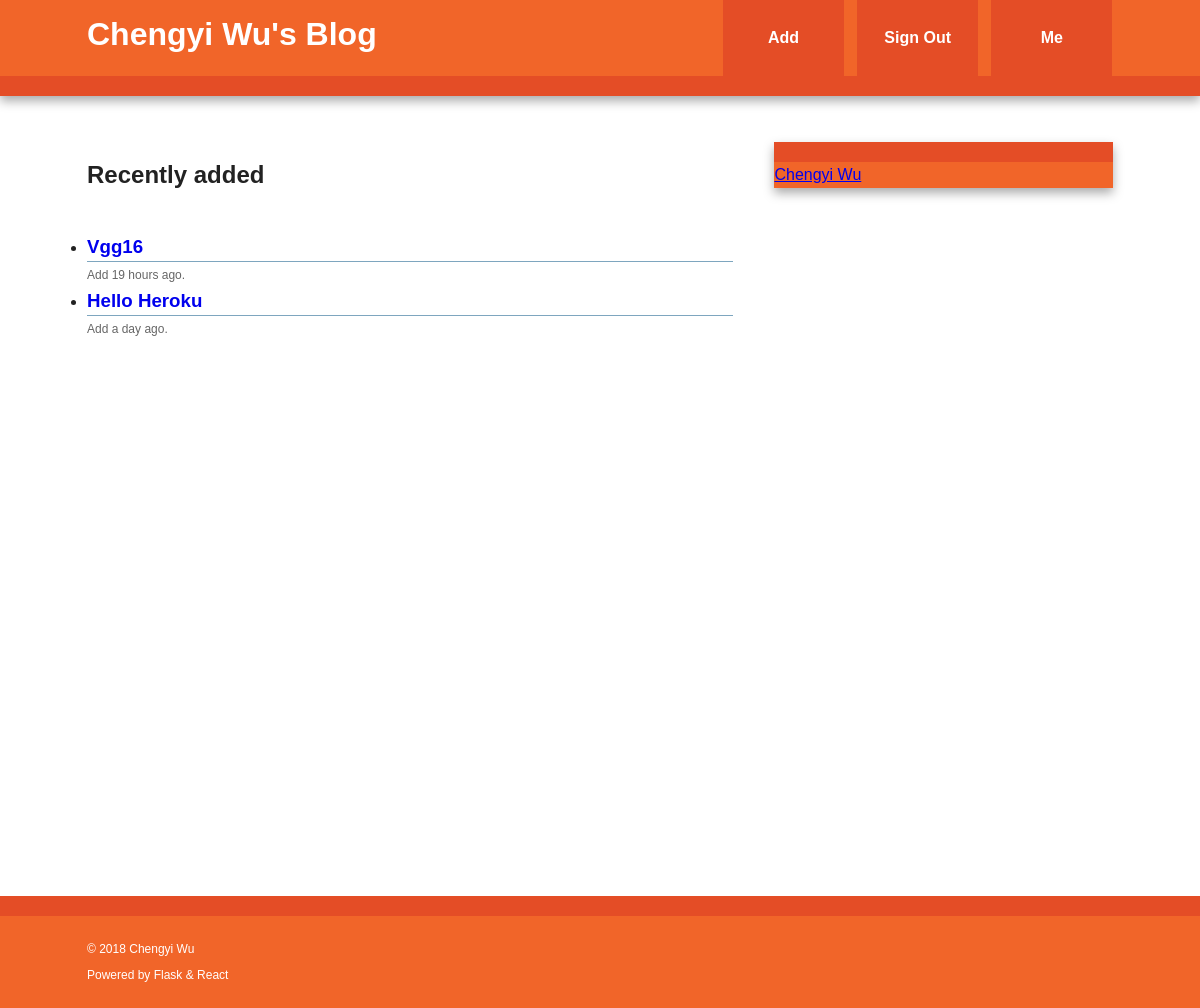
The app's page /index (signed in) with its own data.
### blog/models.py (models this page shows, shortened)
class BlogPost(db.Model):
    id = db.Column(db.Integer, primary_key=True)
    date = db.Column(db.DateTime, default=datetime.utcnow)
    title = db.Column(db.String(256), nullable=False)
    body = db.Column(db.Text, nullable=False)
    user_id = db.Column(db.Integer, db.ForeignKey('user.id'), nullable=False)
    @staticmethod
    def newest(num):
        return BlogPost.query.order_by(desc(BlogPost.date)).limit(num)

### blog/main/views.py (the view)
@main.route('/')
@main.route('/index')
def index():
    return render_template('index.html', new_blogposts=BlogPost.newest(3), blog_title="Chengyi's Blog")

### blog/api/views.py (called while the page is built)
@login_manager.user_loader
def load_user(userid):
    return User.query.get(int(userid))

### blog/templates/index.html (shortened to what this page needs)
{% extends "base.html" %}
{% block content %}
    <article>
            <section>
                <h2>Recently added</h2>
                {% if new_blogposts.count() > 0 %}
                    {% with blogposts = new_blogposts %}
                        {% include "blog_list.html" %}
                    {% endwith %}
                {% else %}
                    No blogs have been posted yet
                {% endif %}
            </section>
        </article>
{% endblock %}

### blog/templates/blog_list.html
<ul class="blogposts">
    {% for blogpost in blogposts %}
        <li>
            <a class="header" href="/posts/{{ blogpost.id }}">
                <h3 class="blogtitle">
                    {{ blogpost.title|truncate(32, killwords=True) }}
                </h3>
            </a>
            <div class="blogbody">
            </div>
            <div class="info">
                Add {{ moment(blogpost.date).fromNow() }}.
            </div>
        </li>
    {% endfor %}
</ul>

### blog/static/css/main.css (style rules this page uses)
html { color: #222; font-size: 1em; line-height: 1.4; }
body { font: 16px/26px Georgia, Helvetica, Helvetica Neue, Arial; }
.blogposts { display: inline; }
.blogposts a { text-decoration: none; }
.blogtitle { display: inline; list-style: none none; padding-left: 0; }
div.blogbody { color: #666666; border-top: 1px solid #7EA6BF; display: block; }
div.info { font-size: .75em; color: #666666; }
@media only screen and (min-width: 768px) { .main article { float: left; width: 63%; } }

### records on screen
BlogPost: title "Vgg16", date "19 hours ago"
BlogPost: title "Hello Heroku", date "a day ago"

### other values on screen
{{ moment().format('YYYY') }} "2018"
